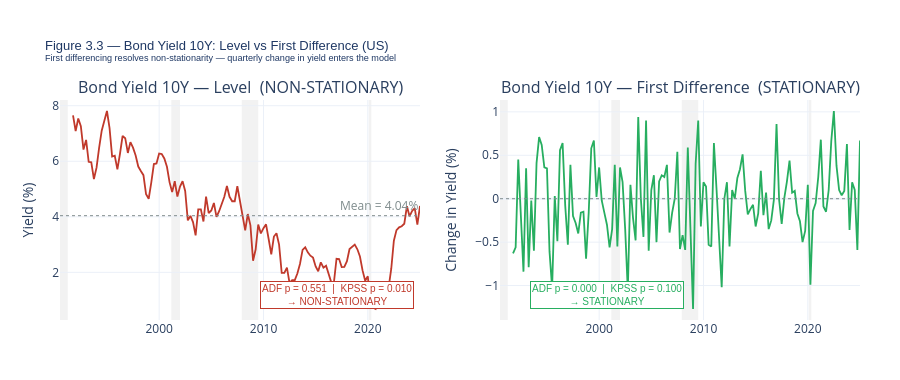

Notebook code cell kept with this figure:
### Markdown cell above
## Step 3 — Stationarity Testing Results & Decisions

### Confirmed Stationary
| Variable | ADF p | KPSS p | Note |
|----------|-------|--------|------|
| us_unemployment | 0.026 | 0.100 | Clean on both tests |
| us_sp500_qoq_growth | 0.000 | 0.100 | Clean on both tests |
| us_log_vix | 0.002 | 0.100 | Clean on both tests |
| us_indprod_yoy | 0.022 | 0.075 | Clean on both tests |
| us_oil_yoy | 0.000 | 0.100 | Clean on both tests |
| us_reer_diff | 0.000 | 0.100 | Clean on both tests |

### First Differenced
| Variable | Original Decision | Action | Post-Differencing |
|----------|------------------|--------|-------------------|
| us_bond_yield_10y | NON-STATIONARY (ADF p=0.551, KPSS p=0.010) | First difference → us_bond_yield_10y_d1 | STATIONARY (ADF p=0.000, KPSS p=0.100) |

The secular decline in the 10-year yield from ~8% in 1990 to near zero 
post-GFC constitutes a genuine trend that both tests confirmed as 
non-stationary. First differencing produces the quarterly change in yield, 
which is stationary and economically more interpretable — it captures the 
direction of monetary policy movement rather than the absolute rate level.

### Retained with Documented Justification (Inconclusive)
| Variable | ADF p | KPSS p | Justification |
|----------|-------|--------|---------------|
| us_gdp_yoy_growth | 0.078 | 0.100 | KPSS confirms stationarity. Growth rates are mean-reverting by economic definition. |
| us_cpi | 0.430 | 0.100 | Post-COVID inflation surge (2021–2023) introduces a temporary trend inflating ADF p-value. Inflation is mean-reverting over a full cycle. |
| us_consumer_confidence | 0.183 | 0.060 | Bounded series by construction — cannot diverge to zero or infinity, making a unit root economically implausible. Long decline since 2000 peak drives the borderline result. |
| us_credit_qoq_growth | 0.055 | 0.100 | Marginally above 5% threshold. KPSS comfortable. Borderline ADF driven by GFC contraction outlier. |
| us_house_price_yoy | 0.066 | 0.100 | KPSS confirms stationarity. YoY growth transformation successfully removes the level trend. |
| delinquency_rate (target) | 0.234 | 0.100 | GFC and COVID spikes inflate ADF p-value. Series is clearly mean-reverting around 2.57% over the full cycle. KPSS confirmation is the deciding criterion. |

### Final Feature Set After Step 3
12 variables entering Step 4 — one variable transformed (bond yield → 
first difference), all others retained at their Step 2 specification.
Working dataset: **134 rows × 14 columns**.

### Code cell
# ── 3.6  Visualise bond yield level vs first difference ───────────────────────
# Only bond yield required action — plot level vs d1 to document the decision

bond_var    = PREFIX + 'bond_yield_10y'
bond_d1_var = PREFIX + 'bond_yield_10y_d1'

fig3 = make_subplots(
    rows=1, cols=2,
    subplot_titles=[
        'Bond Yield 10Y — Level  (NON-STATIONARY)',
        'Bond Yield 10Y — First Difference  (STATIONARY)',
    ],
    horizontal_spacing=0.10,
)

# Level
fig3.add_trace(
    go.Scatter(
        x=df_model.index,
        y=df_model[bond_var],
        mode='lines',
        line=dict(color=RED, width=1.8),
        name='Level',
        hovertemplate='%{x|%Y}<br>Yield: %{y:.2f}%<extra></extra>',
        showlegend=False,
    ),
    row=1, col=1,
)

# First difference
fig3.add_trace(
    go.Scatter(
        x=df_model.index,
        y=df_model[bond_d1_var],
        mode='lines',
        line=dict(color=GREEN, width=1.8),
        name='First Difference',
        hovertemplate='%{x|%Y}<br>Change: %{y:.2f}%<extra></extra>',
        showlegend=False,
    ),
    row=1, col=2,
)

# Zero line on first difference panel
fig3.add_hline(
    y=0,
    line_dash='dot', line_color=GREY, line_width=1,
    row=1, col=2,
)

# Mean line on level panel
fig3.add_hline(
    y=df_model[bond_var].mean(),
    line_dash='dot', line_color=GREY, line_width=1,
    annotation_text=f'Mean = {df_model[bond_var].mean():.2f}%',
    annotation_font_color=GREY,
    row=1, col=1,
)

# Recession bands on both panels
for start, end, label in RECESSIONS:
    for c in [1, 2]:
        fig3.add_vrect(
            x0=start, x1=end,
            fillcolor='lightgrey', opacity=0.30,
            layer='below', line_width=0,
            row=1, col=c,
        )

# ADF / KPSS annotations
fig3.add_annotation(
    x=0.25, y=0.05,
    xref='paper', yref='paper',
    text='ADF p = 0.551  |  KPSS p = 0.010<br>→ NON-STATIONARY',
    showarrow=False,
    font=dict(size=10, color=RED, family='Arial'),
    bgcolor='white',
    bordercolor=RED,
    borderwidth=1,
)
fig3.add_annotation(
    x=0.78, y=0.05,
    xref='paper', yref='paper',
    text='ADF p = 0.000  |  KPSS p = 0.100<br>→ STATIONARY',
    showarrow=False,
    font=dict(size=10, color=GREEN, family='Arial'),
    bgcolor='white',
    bordercolor=GREEN,
    borderwidth=1,
)

fig3.update_layout(
    title=dict(
        text=(f'Figure 3.3 — Bond Yield 10Y: Level vs First Difference ({COUNTRY})<br>'
              '<sup>First differencing resolves non-stationarity — '
              'quarterly change in yield enters the model</sup>'),
        font=dict(size=13, color=NAVY, family='Arial'),
    ),
    template=TEMPLATE,
    height=380,
    margin=dict(t=100, b=60, l=60, r=40),
)
fig3.update_yaxes(title_text='Yield (%)', row=1, col=1)
fig3.update_yaxes(title_text='Change in Yield (%)', row=1, col=2)
fig3.show()

print('Step 3 complete.')
print(f'FEATURES_STAT ({len(FEATURES_STAT)} variables) confirmed and ready for Step 4.')

### Figure 1 — Plotly figure (JSON) as saved in the notebook; plotly's stock layout.template omitted (floating-point values rounded to 4 significant figures; data arrays with more than 128 entries replaced by an {"elided": "..."} marker saying what was removed)
{"data": [{"hovertemplate": "%{x|%Y}<br>Yield: %{y:.2f}%<extra></extra>", "line": {"color": "#C0392B", "width": 1.8}, "mode": "lines", "name": "Level", "showlegend": false, "type": "scatter", "x": {"elided": "134 str values"}, "xaxis": "x", "y": {"elided": "134 float values"}, "yaxis": "y"}, {"hovertemplate": "%{x|%Y}<br>Change: %{y:.2f}%<extra></extra>", "line": {"color": "#27AE60", "width": 1.8}, "mode": "lines", "name": "First Difference", "showlegend": false, "type": "scatter", "x": {"elided": "134 str values"}, "xaxis": "x2", "y": {"elided": "134 float values"}, "yaxis": "y2"}], "layout": {"annotations": [{"font": {"size": 16}, "showarrow": false, "text": "Bond Yield 10Y — Level  (NON-STATIONARY)", "x": 0.225, "xanchor": "center", "xref": "paper", "y": 1, "yanchor": "bottom", "yref": "paper"}, {"font": {"size": 16}, "showarrow": false, "text": "Bond Yield 10Y — First Difference  (STATIONARY)", "x": 0.775, "xanchor": "center", "xref": "paper", "y": 1, "yanchor": "bottom", "yref": "paper"}, {"font": {"color": "#7F8C8D"}, "showarrow": false, "text": "Mean = 4.04%", "x": 1, "xanchor": "right", "xref": "x domain", "y": 4.04, "yanchor": "bottom", "yref": "y"}, {"bgcolor": "white", "bordercolor": "#C0392B", "borderwidth": 1, "font": {"color": "#C0392B", "family": "Arial", "size": 10}, "showarrow": false, "text": "ADF p = 0.551  |  KPSS p = 0.010<br>→ NON-STATIONARY", "x": 0.25, "xref": "paper", "y": 0.05, "yref": "paper"}, {"bgcolor": "white", "bordercolor": "#27AE60", "borderwidth": 1, "font": {"color": "#27AE60", "family": "Arial", "size": 10}, "showarrow": false, "text": "ADF p = 0.000  |  KPSS p = 0.100<br>→ STATIONARY", "x": 0.78, "xref": "paper", "y": 0.05, "yref": "paper"}], "height": 380, "margin": {"b": 60, "l": 60, "r": 40, "t": 100}, "shapes": [{"line": {"color": "#7F8C8D", "dash": "dot", "width": 1}, "type": "line", "x0": 0, "x1": 1, "xref": "x2 domain", "y0": 0, "y1": 0, "yref": "y2"}, {"line": {"color": "#7F8C8D", "dash": "dot", "width": 1}, "type": "line", "x0": 0, "x1": 1, "xref": "x domain", "y0": 4.04, "y1": 4.04, "yref": "y"}, {"fillcolor": "lightgrey", "layer": "below", "line": {"width": 0}, "opacity": 0.3, "type": "rect", "x0": "1990-07-01", "x1": "1991-03-31", "xref": "x", "y0": 0, "y1": 1, "yref": "y domain"}, {"fillcolor": "lightgrey", "layer": "below", "line": {"width": 0}, "opacity": 0.3, "type": "rect", "x0": "1990-07-01", "x1": "1991-03-31", "xref": "x2", "y0": 0, "y1": 1, "yref": "y2 domain"}, {"fillcolor": "lightgrey", "layer": "below", "line": {"width": 0}, "opacity": 0.3, "type": "rect", "x0": "2001-03-01", "x1": "2001-12-31", "xref": "x", "y0": 0, "y1": 1, "yref": "y domain"}, {"fillcolor": "lightgrey", "layer": "below", "line": {"width": 0}, "opacity": 0.3, "type": "rect", "x0": "2001-03-01", "x1": "2001-12-31", "xref": "x2", "y0": 0, "y1": 1, "yref": "y2 domain"}, {"fillcolor": "lightgrey", "layer": "below", "line": {"width": 0}, "opacity": 0.3, "type": "rect", "x0": "2007-12-01", "x1": "2009-06-30", "xref": "x", "y0": 0, "y1": 1, "yref": "y domain"}, {"fillcolor": "lightgrey", "layer": "below", "line": {"width": 0}, "opacity": 0.3, "type": "rect", "x0": "2007-12-01", "x1": "2009-06-30", "xref": "x2", "y0": 0, "y1": 1, "yref": "y2 domain"}, {"fillcolor": "lightgrey", "layer": "below", "line": {"width": 0}, "opacity": 0.3, "type": "rect", "x0": "2020-02-01", "x1": "2020-04-30", "xref": "x", "y0": 0, "y1": 1, "yref": "y domain"}, {"fillcolor": "lightgrey", "layer": "below", "line": {"width": 0}, "opacity": 0.3, "type": "rect", "x0": "2020-02-01", "x1": "2020-04-30", "xref": "x2", "y0": 0, "y1": 1, "yref": "y2 domain"}], "title": {"font": {"color": "#1F3864", "family": "Arial", "size": 13}, "text": "Figure 3.3 — Bond Yield 10Y: Level vs First Difference (US)<br><sup>First differencing resolves non-stationarity — quarterly change in yield enters the model</sup>"}, "xaxis": {"anchor": "y", "domain": [0, 0.45]}, "xaxis2": {"anchor": "y2", "domain": [0.55, 1]}, "yaxis": {"anchor": "x", "domain": [0, 1], "title": {"text": "Yield (%)"}}, "yaxis2": {"anchor": "x2", "domain": [0, 1], "title": {"text": "Change in Yield (%)"}}}}
